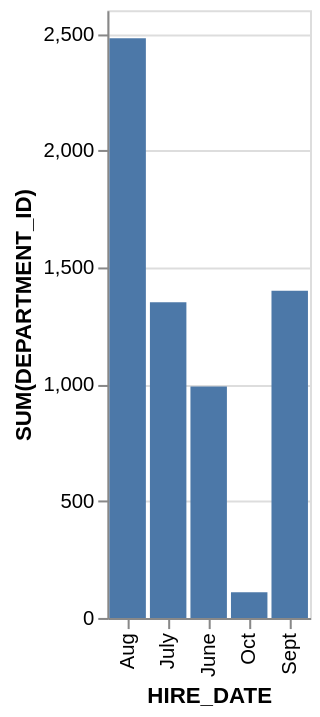

Vega-Lite specification for this chart:
### Vega-Lite specification from a JSON file in a GitHub repository (floating-point values rounded to 4 significant figures)
{"data": {"values": [{"x_data": "June", "y_data": 990}, {"x_data": "July", "y_data": 1350}, {"x_data": "Aug", "y_data": 2480}, {"x_data": "Sept", "y_data": 1400}, {"x_data": "Oct", "y_data": 110}]}, "mark": "bar", "encoding": {"x": {"field": "x_data", "type": "nominal", "title": "HIRE_DATE", "sort": "ascending"}, "y": {"field": "y_data", "type": "quantitative", "title": "SUM(DEPARTMENT_ID)"}}}
